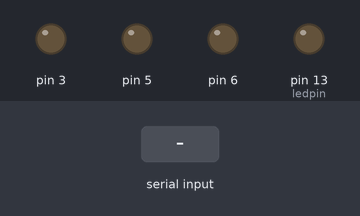
A sketch run on a simulated Arduino Uno, built with avr-gcc and run on an emulated ATmega328P. Shown: output pins drawn as LEDs (lit = HIGH). The inputs (shaded band) are chosen by the test bench.

Above: at 1.2 s.
1.3 s: "1" received over the second serial link
At 2.5 s:
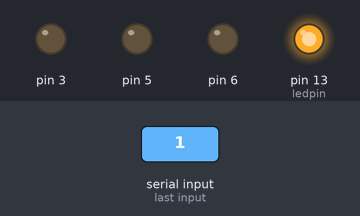
2.8 s: "3" received over the second serial link
At 3.5 s:
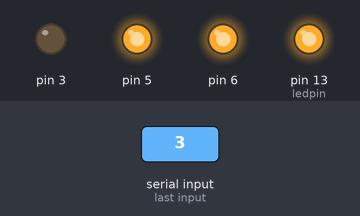
4.4 s: "5" received over the second serial link
At 5.5 s:
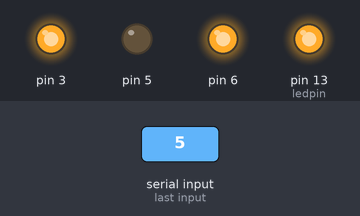
5.9 s: "6" received over the second serial link
At 7.1 s:
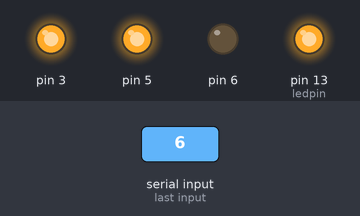
7.4 s: "0" received over the second serial link
At 8.1 s:
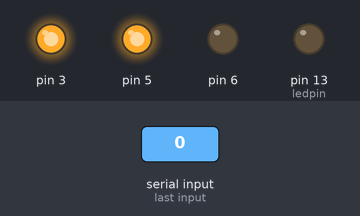
8.9 s: "3" received over the second serial link
At 10.1 s:
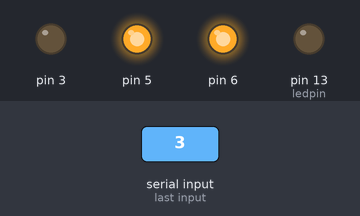
Timing chart, 0 to 11.4 s (numbered marks = the images above; inputs shaded):
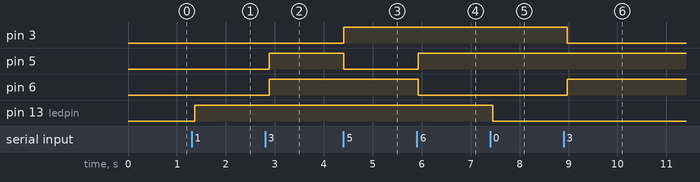

Measured:
- after the input at 1.3 s, pin 13 (ledpin): LOW → HIGH after 0.06 s
- after the input at 2.8 s, pin 5, pin 6: LOW → HIGH after 0.08 s
- after the input at 4.4 s, pin 3: LOW → HIGH at once; pin 5: HIGH → LOW at once
- after the input at 5.9 s, pin 5: LOW → HIGH at once; pin 6: HIGH → LOW at once
- after the input at 7.4 s, pin 13 (ledpin): HIGH → LOW after 0.05 s
- after the input at 8.9 s, pin 3: HIGH → LOW after 0.07 s; pin 6: LOW → HIGH after 0.07 s

The sketch:

HC_05_test.ino
```cpp
// This program shown how to control arduino from PC Via Bluetooth
// D11   >>>  Rx
// D10   >>>  Tx
//Written By Mohannad Rawashdeh
//for http://www.genotronex.com/

#include <SoftwareSerial.h>// import the serial library

SoftwareSerial Genotronex(10, 11); // RX, TX
int ledpin=13; // led on D13 will show blink on / off
int BluetoothData; // the data given from Computer

void setup() {
  Genotronex.begin(9600);
  Genotronex.println("Hi from HC-05 to Android.. please press 1 or 0 blink LED ..");
  pinMode(ledpin,OUTPUT);
  pinMode(3, OUTPUT);
  pinMode(5, OUTPUT);
  pinMode(6, OUTPUT);
}

void loop() {
   if (Genotronex.available()){
BluetoothData=Genotronex.read();
   if(BluetoothData=='1'){   // if number 1 pressed ....
   digitalWrite(ledpin,1);
   Genotronex.println("LED  On D13 ON ! ");
   }
   if(BluetoothData=='3'){   // if number 1 pressed ....
   digitalWrite(3, 0);
   digitalWrite(5, 1);
   digitalWrite(6, 1);
   Genotronex.println("Pin 3 activated ! ");
   }
   if(BluetoothData=='5'){   // if number 1 pressed ....
   digitalWrite(3, 1);
   digitalWrite(5, 0);
   digitalWrite(6, 1);
   Genotronex.println("Pin 5 activated ! ");
   }
   if(BluetoothData=='6'){   // if number 1 pressed ....
   digitalWrite(3, 1);
   digitalWrite(5, 1);
   digitalWrite(6, 0);
   Genotronex.println("Pin 6 activated ! ");
   }
  if (BluetoothData=='0'){// if number 0 pressed ....
  digitalWrite(ledpin,0);
   Genotronex.println("LED  On D13 Off ! ");
  }
}
delay(100);
}
```
